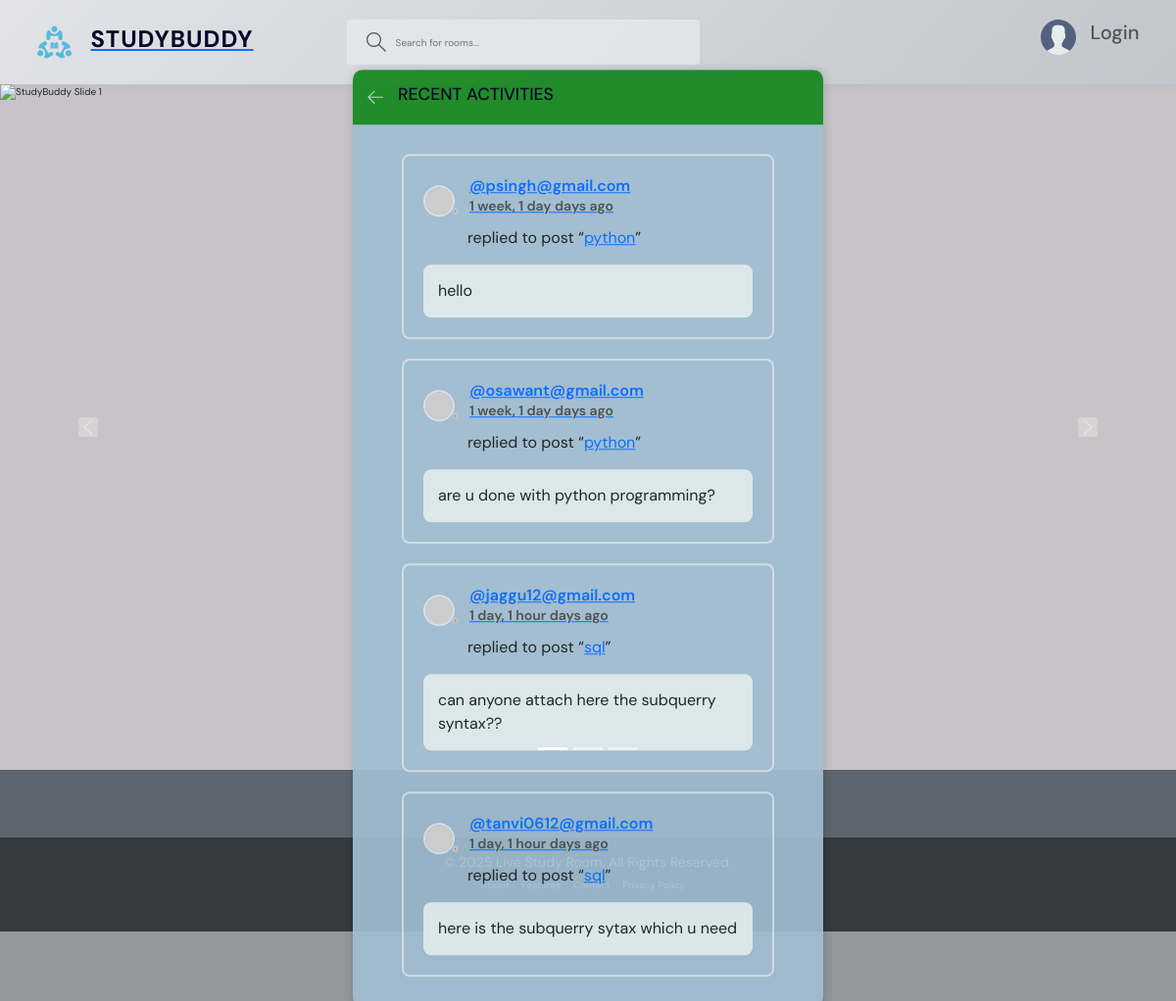
The page /activity/ on the database its author committed.
### base/models.py (models this page shows, shortened)
class Message(models.Model):
    user=models.ForeignKey(User,on_delete=models.CASCADE)#One user could have multiple msgs butmultiple msgs could be
    room=models.ForeignKey(Room,on_delete=models.CASCADE)#all the messages will be deleted if the particular room is deleted
    file = models.FileField(upload_to='uploads/', blank=True, null=True)
    body=models.TextField()
    updated=models.DateTimeField(auto_now=True)#every time the save method is called update the timeStamp
    created=models.DateTimeField(auto_now_add=True)
    class Meta:
        ordering:['-updated','-created']

class User(AbstractUser):
    name=models.CharField(max_length=200,null=True)
    email=models.EmailField(unique=True,null=True)
    bio=models.TextField(null=True)
    avatar=models.ImageField(null=True,default="avatar.svg")
    USERNAME_FIELD='email'
    REQUIRED_FIELDS=[]

class Room(models.Model):
    host=models.ForeignKey(User,on_delete=models.SET_NULL,null=True)
    topic=models.ForeignKey(Topic,on_delete=models.SET_NULL,null=True)
    name=models.CharField(max_length=200)
    description=models.TextField(null=True,blank=True)#null=True means that database cannot have a row with this value blank we can't keep it blank
    participants=models.ManyToManyField(User,related_name='participants',blank=True)
    updated=models.DateTimeField(auto_now=True)#every time the save method is called update the timeStamp
    created=models.DateTimeField(auto_now_add=True)
    class Meta:
        ordering:['-updated','-created']
    def __str__(self):
        return self.name

### base/views.py (the view)
# urls.py: path('activity/',views.activityPage,name="activity"),
def activityPage(request):
    room_messages=Message.objects.all()
    return render(request,'base/activity.html',{'room_messages':room_messages})

### base/templates/base/activity.html (shortened to what this page needs)
{%extends 'main.html'%} {%block content%}
<main class="layout">
  <div class="container">
    <div class="layout__box">
      <div class="layout__boxHeader">
        <div class="layout__boxTitle">
          <a href="{%url 'home' %}">
            <svg
              version="1.1"
              xmlns="http://www.w3.org/2000/svg"
              width="32"
              height="32"
              viewBox="0 0 32 32"
            >
              <title>arrow-left</title>
              <path
                d="M13.723 2.286l-13.723 13.714 13.719 13.714 1.616-1.611-10.96-10.96h27.625v-2.286h-27.625l10.965-10.965-1.616-1.607z"
              ></path>
            </svg>
          </a>
          <h3>Recent Activities</h3>
        </div>
      </div>
      <div class="activities-page layout__body">
        {%for message in room_messages %}
        <div class="activities__box">
          <div class="activities__boxHeader roomListRoom__header">
            <a
              href="{% url 'user-profile' message.user.id%}"
              class="roomListRoom__author"
            >
              <div class="avatar avatar--small">
                <img src="https://randomuser.me/api/portraits/women/11.jpg" />
              </div>
              <p>
                @{{message.user}}
                <span>{{message.created|timesince}} days ago</span>
              </p>
            </a>
          </div>
          <div class="activities__boxContent">
            <p>replied to post “<a href="room.html">{{message.room}}</a>”</p>
            <div class="activities__boxRoomContent">{{message.body}}</div>
          </div>
        </div>
        {%endfor%}
      </div>
    </div>
  </div>
</main>
{%endblock%}

### templates/main.html (shortened to what this page needs)
<!DOCTYPE html>
{% load static %}
<html lang="en">
<head>
    <link rel="stylesheet" href="{% static 'styles/style.css' %}" />
    <link href="https://cdn.jsdelivr.net/npm/bootstrap@5.3.0-alpha1/dist/css/bootstrap.min.css" rel="stylesheet">
</head>
<body>
    {% include 'navbar.html' %}
    <header class="mb-4">
        <div id="carouselExampleIndicators" class="carousel slide" data-bs-ride="carousel">
            <div class="carousel-indicators">
                <button type="button" data-bs-target="#carouselExampleIndicators" data-bs-slide-to="0" class="active" aria-current="true" aria-label="Slide 1"></button>
                <button type="button" data-bs-target="#carouselExampleIndicators" data-bs-slide-to="1" aria-label="Slide 2"></button>
                <button type="button" data-bs-target="#carouselExampleIndicators" data-bs-slide-to="2" aria-label="Slide 3"></button>
            </div>
            <div class="carousel-inner">
                <div class="carousel-item active">
                    <div class="carousel-caption d-none d-md-block">
                        <h5>Welcome to StudyBuddy</h5>
                        <p>Find your perfect study partner!</p>
                    </div>
                </div>
            </div>
            <button class="carousel-control-prev" type="button" data-bs-target="#carouselExampleIndicators" data-bs-slide="prev">
                <span class="carousel-control-prev-icon" aria-hidden="true"></span>
            </button>
            <button class="carousel-control-next" type="button" data-bs-target="#carouselExampleIndicators" data-bs-slide="next">
                <span class="carousel-control-next-icon" aria-hidden="true"></span>
            </button>
        </div>
    </header>
    <main class="container py-4">
        {% block content %}{% endblock %}
    </main>
<footer class="text-center text-white py-4" style="background-color: #343a40;">
    <div class="container">
      <p class="mb-2">© 2025 Live Study Room. All Rights Reserved.</p>
      <div>
        <a href="#" class="text-white me-3">About</a>
        <a href="#" class="text-white me-3">Features</a>
        <a href="#" class="text-white me-3">Contact</a>
        <a href="#" class="text-white me-3">Privacy Policy</a>
      </div>
      <div class="mt-3">
      </div>
    </div>
</body>
</html>

### templates/navbar.html (shortened to what this page needs)
{% load static %}
<header class="header header--loggedIn">
    <div class="container">
      <a href="{%url 'home'%}" class="header__logo">
        <img src="{% static 'images/logo.svg' %}" />
        <h1>StudyBuddy
        </h1>
      </a>
      <form class="header__search" method="GET" action="{% url 'home' %}">
        <label>
          <input name="q" placeholder="Search for rooms..." />
        </label>
      </form>
      <nav class="header__menu">
        {%if request.user.is_authenticated %}
        <div class="header__user">
          <a href="{%url 'user-profile' user.id %}">
            <div class="avatar avatar--medium active">
              <img src="{{request.user.avatar.url}}" />
            </div>
            <p>{{request.user.username}} <span>@{{request.user.username}}</span></p>
          </a>
          <button class="dropdown-button">
            <svg version="1.1" xmlns="http://www.w3.org/2000/svg" width="32" height="32" viewBox="0 0 32 32">
              <title>chevron-down</title>
              <path d="M16 21l-13-13h-3l16 16 16-16h-3l-13 13z"></path>
            </svg>
          </button>
        </div>
        {%else%}
        <a href="{% url "login" %}">
          <img src="{%static 'images/avatar.svg' %}" />
          <p>Login</p>
        </a>
        {%endif%}
      </nav>
    </div>
  </header>

### rows shown on the page
Message: user "psingh@gmail.com", created "1 week, 1 day", room "python", body "hello"
Message: user "osawant@gmail.com", created "1 week, 1 day", room "python", body "are u done with python programming?"
Message: user "jaggu12@gmail.com", created "1 day, 1 hour", room "sql", body "can anyone attach here the subquerry syntax??"
Message: user "tanvi0612@gmail.com", created "1 day, 1 hour", room "sql", body "here is the subquerry sytax which u need"
